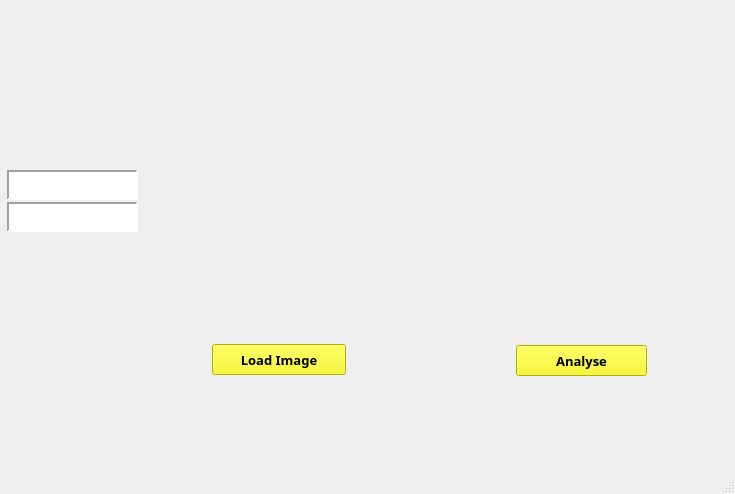
<?xml version="1.0" encoding="UTF-8"?>
<ui version="4.0">
 <class>MainWindow</class>
 <widget class="QMainWindow" name="MainWindow">
  <property name="geometry">
   <rect>
    <x>0</x>
    <y>0</y>
    <width>735</width>
    <height>494</height>
   </rect>
  </property>
  <property name="windowTitle">
   <string>MainWindow</string>
  </property>
  <property name="animated">
   <bool>true</bool>
  </property>
  <property name="tabShape">
   <enum>QTabWidget::Rounded</enum>
  </property>
  <widget class="QWidget" name="centralwidget">
   <widget class="QLabel" name="label">
    <property name="geometry">
     <rect>
      <x>0</x>
      <y>-10</y>
      <width>731</width>
      <height>471</height>
     </rect>
    </property>
    <property name="styleSheet">
     <string notr="true">image: url(:/newPrefix/Background.png);</string>
    </property>
    <property name="text">
     <string/>
    </property>
   </widget>
   <widget class="QLabel" name="inputImg">
    <property name="geometry">
     <rect>
      <x>150</x>
      <y>115</y>
      <width>271</width>
      <height>221</height>
     </rect>
    </property>
    <property name="text">
     <string/>
    </property>
   </widget>
   <widget class="QPushButton" name="LoadBtn">
    <property name="geometry">
     <rect>
      <x>212</x>
      <y>344</y>
      <width>134</width>
      <height>31</height>
     </rect>
    </property>
    <property name="font">
     <font>
      <family>Segoe Print</family>
      <pointsize>10</pointsize>
      <weight>75</weight>
      <bold>true</bold>
     </font>
    </property>
    <property name="styleSheet">
     <string notr="true">background-color: rgb(247, 247, 0);</string>
    </property>
    <property name="text">
     <string>Load Image</string>
    </property>
   </widget>
   <widget class="QLabel" name="OutImg">
    <property name="geometry">
     <rect>
      <x>440</x>
      <y>114</y>
      <width>271</width>
      <height>221</height>
     </rect>
    </property>
    <property name="text">
     <string/>
    </property>
   </widget>
   <widget class="QPushButton" name="LoadBtn_2">
    <property name="geometry">
     <rect>
      <x>516</x>
      <y>345</y>
      <width>131</width>
      <height>31</height>
     </rect>
    </property>
    <property name="font">
     <font>
      <family>Segoe Print</family>
      <pointsize>10</pointsize>
      <weight>75</weight>
      <bold>true</bold>
     </font>
    </property>
    <property name="styleSheet">
     <string notr="true">background-color: rgb(247, 247, 0);</string>
    </property>
    <property name="text">
     <string>Analyse</string>
    </property>
   </widget>
   <widget class="QTextEdit" name="PropTxt">
    <property name="geometry">
     <rect>
      <x>7</x>
      <y>170</y>
      <width>131</width>
      <height>30</height>
     </rect>
    </property>
    <property name="sizeIncrement">
     <size>
      <width>0</width>
      <height>0</height>
     </size>
    </property>
    <property name="frameShape">
     <enum>QFrame::Panel</enum>
    </property>
    <property name="lineWidth">
     <number>2</number>
    </property>
   </widget>
   <widget class="QTextEdit" name="ResultTxt">
    <property name="geometry">
     <rect>
      <x>7</x>
      <y>202</y>
      <width>131</width>
      <height>30</height>
     </rect>
    </property>
    <property name="sizeIncrement">
     <size>
      <width>0</width>
      <height>0</height>
     </size>
    </property>
    <property name="frameShape">
     <enum>QFrame::Panel</enum>
    </property>
    <property name="lineWidth">
     <number>2</number>
    </property>
   </widget>
  </widget>
  <widget class="QMenuBar" name="menubar">
   <property name="geometry">
    <rect>
     <x>0</x>
     <y>0</y>
     <width>735</width>
     <height>21</height>
    </rect>
   </property>
  </widget>
  <widget class="QStatusBar" name="statusbar"/>
 </widget>
 <resources>
  <include location="source.qrc"/>
 </resources>
 <connections/>
</ui>
